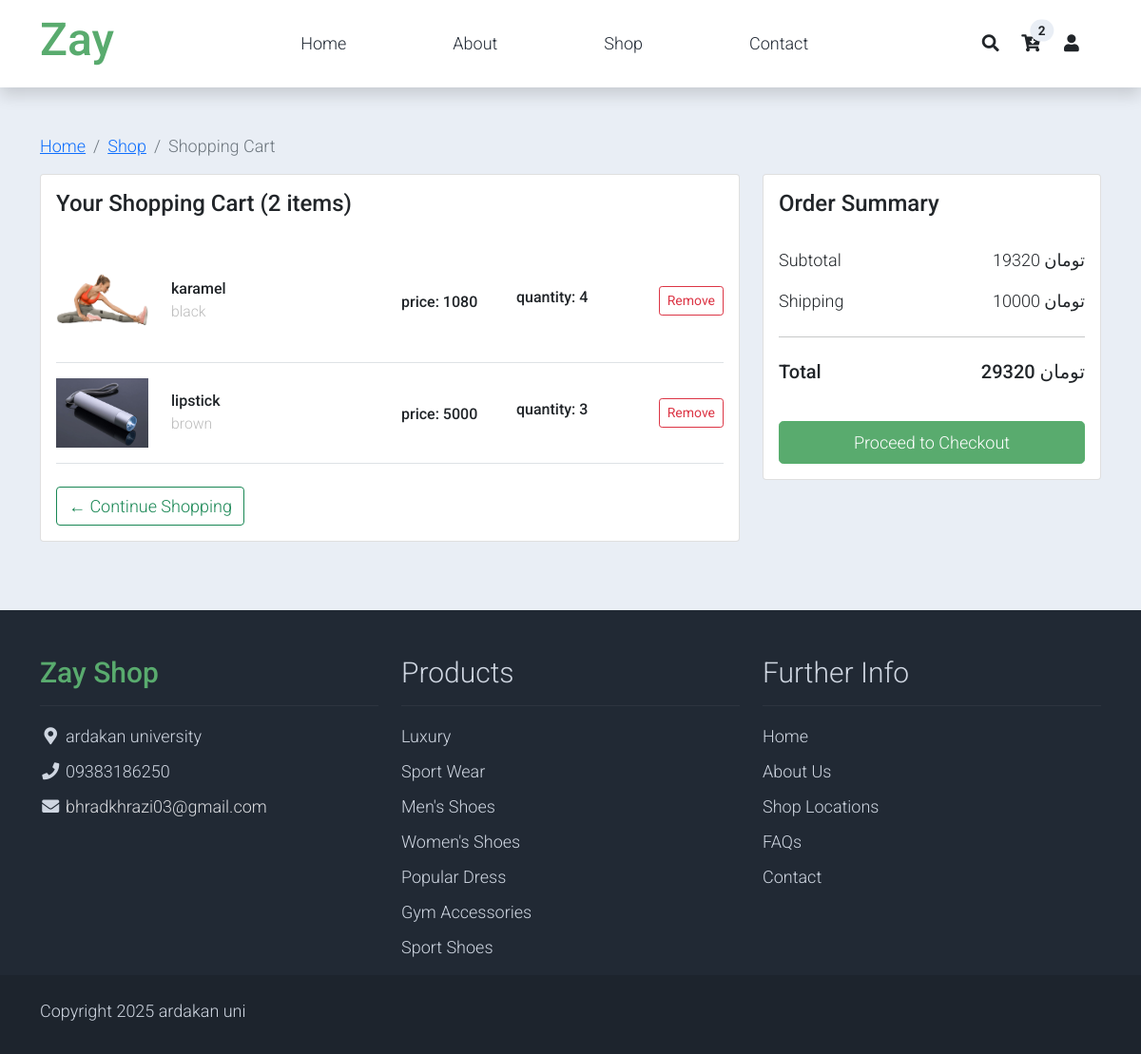
The app's page /bills/ (signed in), older data.
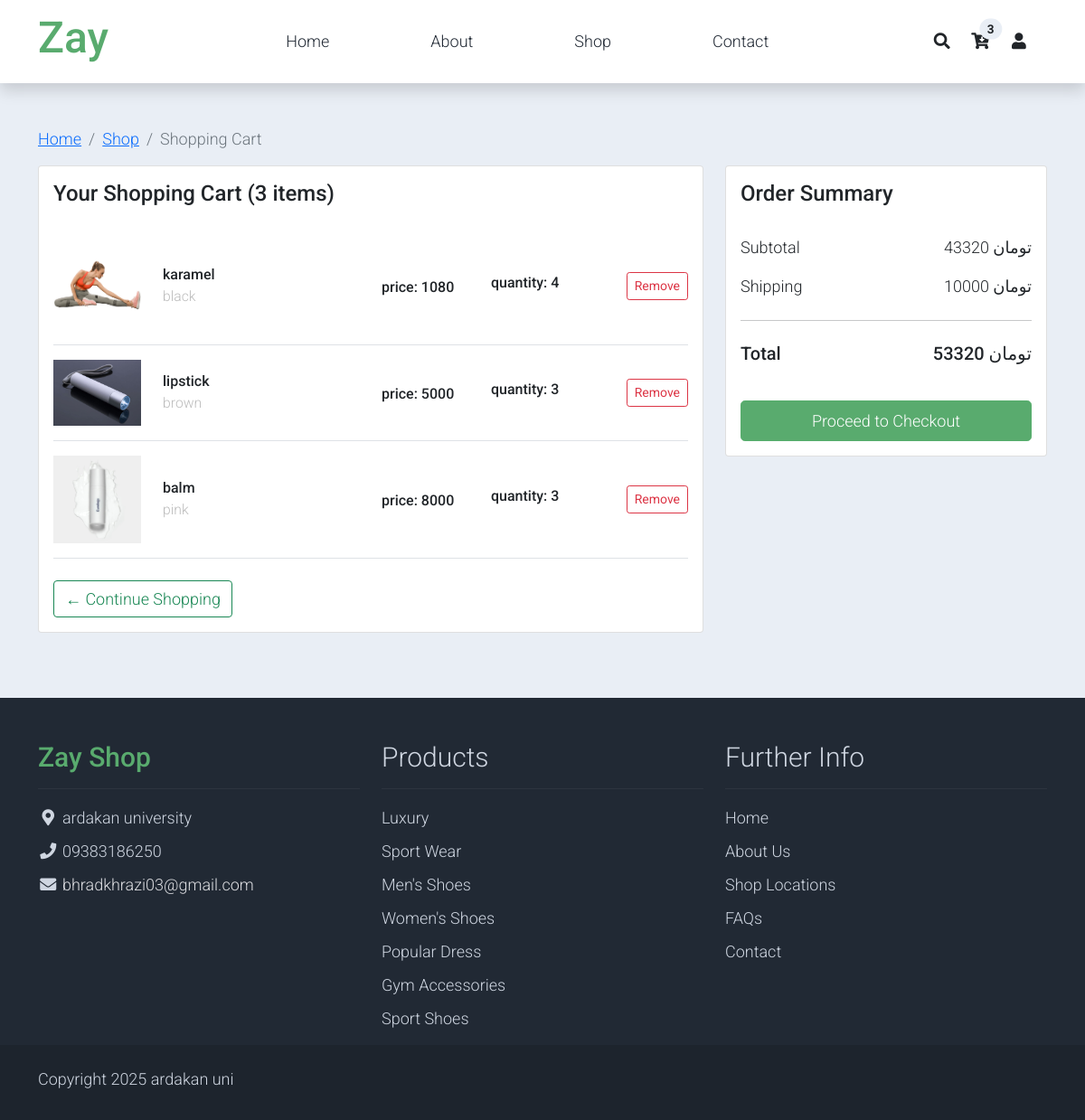
The same page, newer data.
### shoping_cart/models.py (models this page shows)
class cart(models.Model):
    product_name = models.CharField(max_length=200,null=True)
    quantity = models.IntegerField(null=True)
    price = models.IntegerField(null=True)
    color = models.CharField(max_length=200,null=True)
    img = models.ImageField(null=True)
    user = models.ForeignKey(User, on_delete=models.CASCADE,null=True)

### shoping_cart/views.py (the view)
# urls.py: path('bills/', bills, name='paywall'),
def bills(request):
    count = cart.objects.filter(user=request.user).count()
    order = cart.objects.all()
    user = request.user
    sum = 0
    for i in order:
        if (i.user == user):
            sum += i.price * i.quantity
    total = sum + 10000
    return render(request,'checkout.html',{'order' : order, 'count': count, 'user': user,'sum': sum,'total': total})

### shoping_cart/templates/checkout.html (shortened to what the changed rows need)
{% load static %}
<!DOCTYPE html>
<html lang="en">
<head>
    <link rel="stylesheet" href="{% static 'css/bootstrap.min.css' %}">
    <link rel="stylesheet" href="{% static 'css/templatemo.css' %}">
    <link rel="stylesheet" href="{% static 'css/custom.css' %}">
    <link rel="stylesheet" href="{% static 'css/fontawesome.min.css' %}">
</head>
<body>
    <nav class="navbar navbar-expand-lg navbar-light shadow">
        <div class="container d-flex justify-content-between align-items-center">
            <div class="align-self-center collapse navbar-collapse flex-fill  d-lg-flex justify-content-lg-between" id="templatemo_main_nav">
                <div class="navbar align-self-center d-flex">
                    <a class="nav-icon position-relative text-decoration-none" href="{% url 'paywall' %}">
                        <i class="fa fa-fw fa-cart-arrow-down text-dark mr-1"></i>
                        <span class="position-absolute top-0 left-100 translate-middle badge rounded-pill bg-light text-dark">{{count}}</span>
                    </a>
                </div>
            </div>
        </div>
    </nav>
    <section class="bg-light py-5">
        <div class="container">
            <div class="row">
                <div class="col-lg-8">
                    <div class="card mb-4">
                        <div class="card-body">
                            <h4 class="card-title mb-4">Your Shopping Cart ({{count}} items)</h4>
                             {% for cart in order %}
                             {% if cart.user == user%}
                            <div class="cart-item border-bottom">
                                <div class="row align-items-center py-3">
                                    <div class="col-md-2">
                                        <img src="{{cart.img.url}}" alt="Product Image" class="img-fluid">
                                    </div>
                                    <div class="col-md-4">
                                        <h6 class="mb-0">{{cart.product_name}} </h6>
                                        <small class="text-muted">{{cart.color}} </small>
                                    </div>
                                    <div class="col-md-2">
                                        <span class="h6">price: {{cart.price}}</span>
                                    </div>
                                    <div class="col-md-2">
                                        <div class="d-flex align-items-center">
                                            <h6>quantity: {{cart.quantity}} </h6>
                                        </div>
                                    </div>
                                    <div class="col-md-2 text-end">
                                        <form action="{% url 'deletion' cart.id %}" , method="post">
                                        <button class="btn btn-sm btn-outline-danger" onclick="removeItem(this)" type="submit">
                                            Remove
                                        </button>
                                        </form>
                                    </div>
                                </div>
                            </div>
                            {% endif %}
                            {% endfor %}
                            <div class="row mt-4">
                                <div class="col-sm-6">
                                </div>
                            </div>
                        </div>
                    </div>
                </div>
                <div class="col-lg-4">
                    <div class="card mb-4">
                        <div class="card-body">
                            <div class="d-flex justify-content-between py-2">
                                <div>Subtotal</div>
                                <div>{{sum}} تومان</div>
                            </div>
                            <div class="d-flex justify-content-between py-2">
                                <h5>Total</h5>
                                <h5>{{total}} تومان </h5>
                            </div>
                        </div>
                    </div>
                </div>
            </div>
        </div>
    </section>
    <footer class="bg-dark" id="tempaltemo_footer">
        <div class="container">
            <div class="row">
                <div class="col-md-4 pt-5">
                    <h2 class="h2 text-success border-bottom pb-3 border-light logo">Zay Shop</h2>
                </div>
                <div class="col-md-4 pt-5">
                    <h2 class="h2 text-light border-bottom pb-3 border-light">Products</h2>
                </div>
                <div class="col-md-4 pt-5">
                    <h2 class="h2 text-light border-bottom pb-3 border-light">Further Info</h2>
                </div>
            </div>
        </div>
    </footer>
</body>
</html>

Row changes from the older to the newer data that the page shows:
added cart: img (picture), product_name "balm", color "pink", price "8000", quantity "3"
Text that changed along with them:
{{ count }}: "2" → "3"
{{ sum }}: "19320" → "43320"
{{ total }}: "29320" → "53320"
